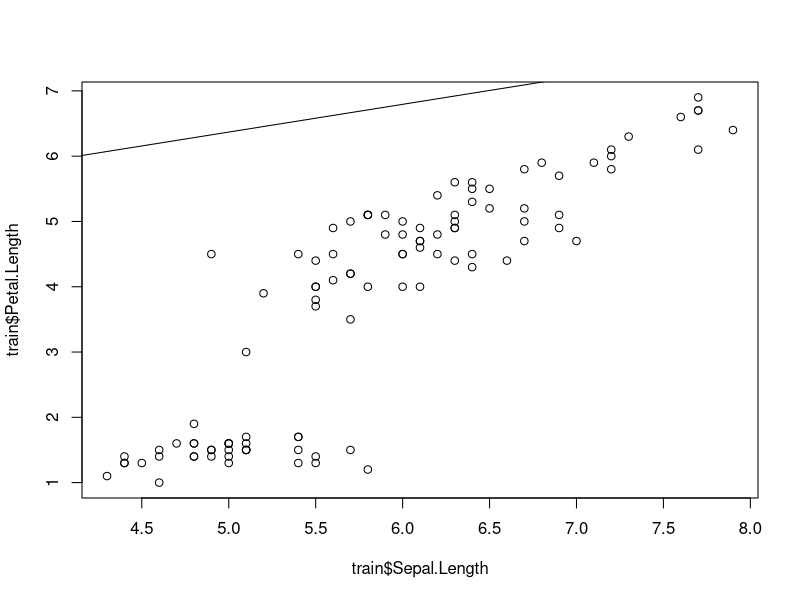

The R script that drew this image:
#Support Vector Machine

library(e1071)
library(caret)
porcentaje<-0.7
datos<-iris
set.seed(123)


corte <- sample(nrow(datos),nrow(datos)*porcentaje)
train<-datos[corte,]
test<-datos[-corte,]

plot(train$Sepal.Length,train$Petal.Length)
modeloLineal<-lm(train$Sepal.Length~train$Petal.Length)
abline(modeloLineal)

modeloSVM<-svm(Species~., data=train, cost=2^5, gamma=2^-5)
prediccion<-predict(modeloSVM,newdata=test)

confusionMatrix(test$Species,prediccion)


